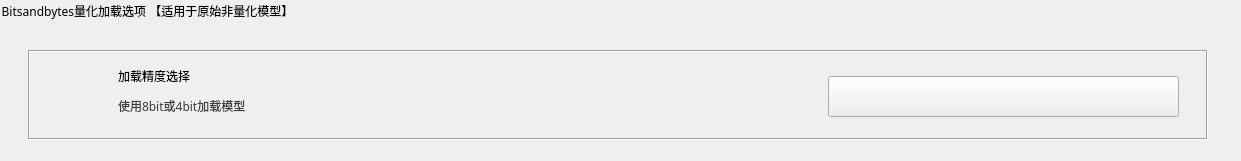
      <widget class="QGroupBox" name="groupBox_5">
       <property name="geometry">
        <rect>
         <x>20</x>
         <y>1910</y>
         <width>1241</width>
         <height>161</height>
        </rect>
       </property>
       <property name="font">
        <font>
         <family>微软雅黑</family>
         
         <weight>50</weight>
         <italic>false</italic>
         <bold>false</bold>
        </font>
       </property>
       <property name="styleSheet">
        <string notr="true">QGroupBox{
    border: none;
	font:27px &quot;微软雅黑&quot;;
}
</string>
       </property>
       <property name="title">
        <string>Bitsandbytes量化加载选项 【适用于原始非量化模型】</string>
       </property>
       <widget class="QFrame" name="frame_22">
        <property name="geometry">
         <rect>
          <x>28</x>
          <y>50</y>
          <width>1180</width>
          <height>90</height>
         </rect>
        </property>
        <property name="frameShape">
         <enum>QFrame::Box</enum>
        </property>
        <property name="frameShadow">
         <enum>QFrame::Sunken</enum>
        </property>
        <widget class="QComboBox" name="laBits">
         <property name="geometry">
          <rect>
           <x>800</x>
           <y>26</y>
           <width>351</width>
           <height>41</height>
          </rect>
         </property>
         <property name="font">
          <font>
           <family>微软雅黑</family>
           
           <weight>50</weight>
           <italic>false</italic>
           <bold>false</bold>
          </font>
         </property>
         <property name="styleSheet">
          <string notr="true">QComboBox::drop-down
{
	subcontrol-origin: padding;
	subcontrol-position: center right;
	width: 30px;
	border:none;
}
QComboBox::down-arrow {
     image: url(:/ss/收起.png)
  }
QComboBox {
	font: 23px &quot;微软雅黑&quot;;
}</string>
         </property>
         <property name="currentText">
          <string/>
         </property>
         <property name="currentIndex">
          <number>0</number>
         </property>
         <item>
          <property name="text">
           <string/>
          </property>
         </item>
         <item>
          <property name="text">
           <string>8bit精度</string>
          </property>
         </item>
         <item>
          <property name="text">
           <string>4bit精度</string>
          </property>
         </item>
        </widget>
        <widget class="QLabel" name="label_74">
         <property name="geometry">
          <rect>
           <x>90</x>
           <y>10</y>
           <width>621</width>
           <height>31</height>
          </rect>
         </property>
         <property name="font">
          <font>
           <family>微软雅黑</family>
           
           <weight>50</weight>
           <italic>false</italic>
           <bold>false</bold>
          </font>
         </property>
         <property name="styleSheet">
          <string notr="true">font: 20px &quot;微软雅黑&quot;;</string>
         </property>
         <property name="text">
          <string>加载精度选择</string>
         </property>
        </widget>
        <widget class="QLabel" name="label_75">
         <property name="geometry">
          <rect>
           <x>90</x>
           <y>40</y>
           <width>691</width>
           <height>31</height>
          </rect>
         </property>
         <property name="font">
          <font>
           <family>微软雅黑</family>
           
           <weight>50</weight>
           <italic>false</italic>
           <bold>false</bold>
          </font>
         </property>
         <property name="styleSheet">
          <string notr="true">color:rgb(59, 59, 59);
font: 18px &quot;微软雅黑&quot;;</string>
         </property>
         <property name="text">
          <string>使用8bit或4bit加载模型</string>
         </property>
        </widget>
        <widget class="QLabel" name="label_76">
         <property name="geometry">
          <rect>
           <x>20</x>
           <y>19</y>
           <width>45</width>
           <height>45</height>
          </rect>
         </property>
         <property name="styleSheet">
          <string notr="true">border-image: url(:/ss/transform转换.png);</string>
         </property>
         <property name="text">
          <string/>
         </property>
        </widget>
       </widget>
      </widget>
